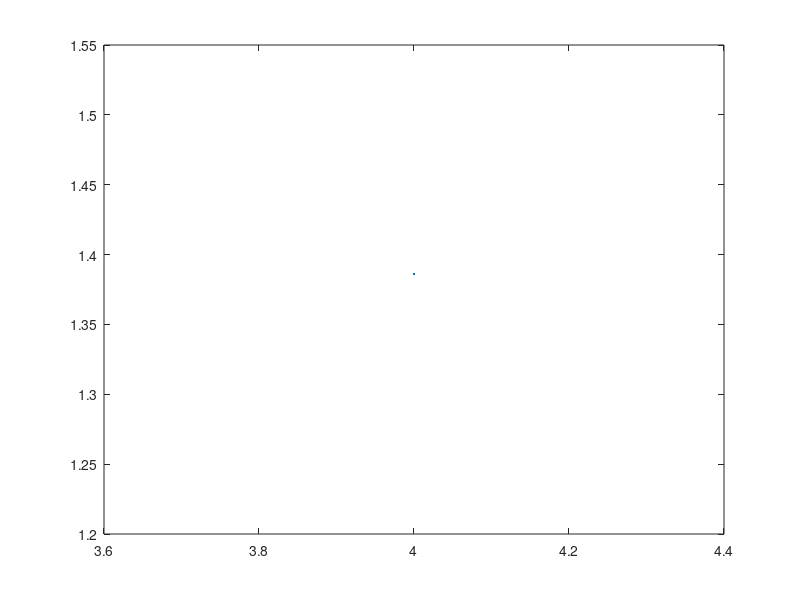

Write the MATLAB code that produced this figure.
%definimos la funcion 
f1 = @(x) x.^2 - 4 ; 
%declaramos las expresiones correspondientes a la derivada de la funcion
df1dx = @(x) 2*x;
%asignamos el valor del X incial y pedimos los valores que competen a la
%tolerancia buscada
X0 = 4; %aqui para el informe hay que probar con diferentes entradas iniciales
tol = input("Ingrese el valor de la tolerancia: ");
maxIter = input("Ingrese la cantidad maxima de iteraciones: ");
error = X0;
iteraciones = 0;
X = abs(X0);
raiz = [X0];
errores = [error];
%procedemos con la iteracion
while error > tol & iteraciones < maxIter
    errorAux = error;
    df = df1dx(X);
    fx = f1(X);
    %Se calcula el error en torno al valor anterior de x
    X0 = X;
    X = X - df\fx;
    raiz = [raiz, X];
    error = abs(X-X0); 
    iteraciones = iteraciones + 1;
    errores = [errores, error];

end
Y = log(errores);
plot(errores, Y );